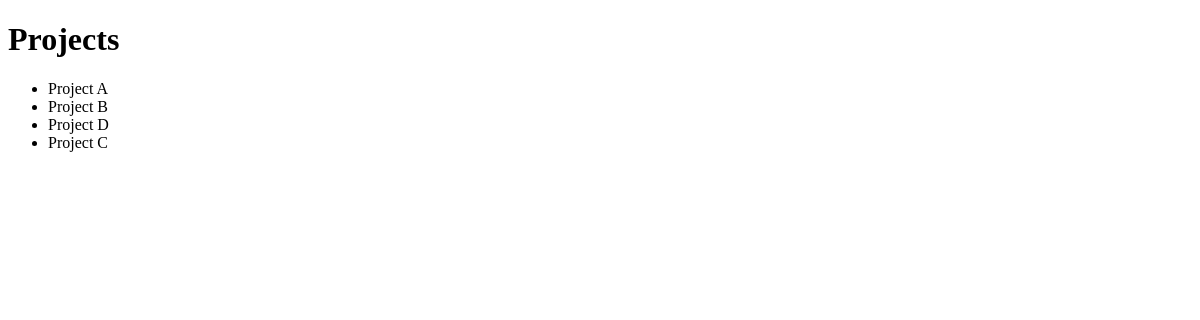
The page /projects/ on the database as committed earlier.
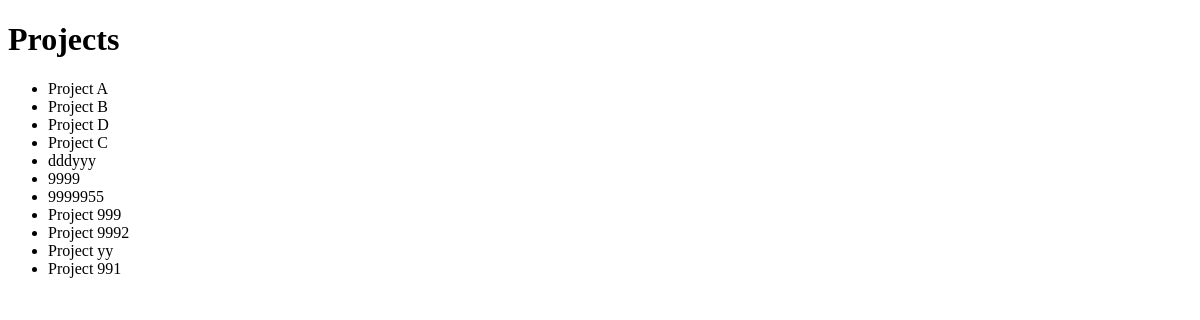
The same page on the database as committed later.
### todo/models.py (models this page shows, shortened)
class Project(models.Model):
    name = models.CharField(max_length=255, unique=True)

### todo/views.py (the view)
# urls.py: path("projects/", todo_views.project_list, name="project-list"),
def project_list(request):
    projects = Project.objects.all()
    return render(
        request,
        "project_list.html",
        {"projects": projects},
    )

### todo/templates/project_list.html
{% extends "base.html" %}
{% block body %}
    <h1>Projects</h1>
    <ul>
        {% for project in projects %}<li>{{ project.name }}</li>{% endfor %}
    </ul>
{% endblock body %}

### templates/base.html (shortened to what this page needs)
<!DOCTYPE html>
<html lang="en">
    <head>
    </head>
    <body>
        {% block body %}{% endblock body %}
    </body>
</html>

Rows that differ between the two databases and show on the page:
added Project: name "dddyyy"
added Project: name "9999"
added Project: name "9999955"
added Project: name "Project 999"
added Project: name "Project 9992"
added Project: name "Project yy"
added Project: name "Project 991"
